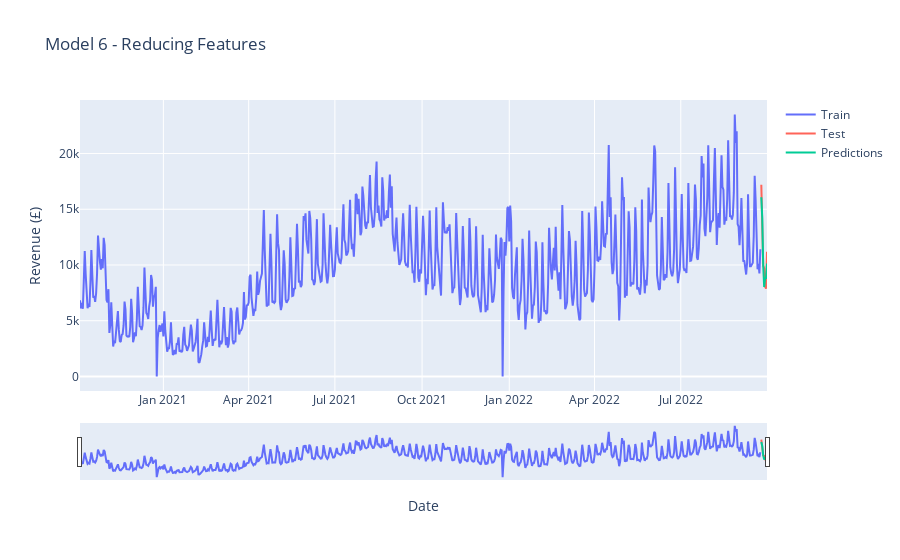

Notebook code cell kept with this figure:
### Code cell
bakery.full_lreg(independent_variables_6, train_daily['Total_Revenue'], X_test_daily,
                 train_daily, test_daily, 'Model 6 - Reducing Features',
                 test_daily['Total_Revenue'], 'daily forecast')

### Figure 1 — Plotly figure (JSON) as saved in the notebook; plotly's stock layout.template omitted (floating-point values rounded to 4 significant figures; data arrays with more than 128 entries replaced by an {"elided": "..."} marker saying what was removed)
{"data": [{"mode": "lines", "name": "Train", "type": "scatter", "x": {"elided": "719 str values"}, "y": {"elided": "719 float values"}}, {"line": {"color": "#FF6459"}, "mode": "lines", "name": "Test", "type": "scatter", "x": ["2022-09-24T00:00:00", "2022-09-25T00:00:00", "2022-09-26T00:00:00", "2022-09-27T00:00:00", "2022-09-28T00:00:00", "2022-09-29T00:00:00", "2022-09-30T00:00:00"], "y": [17190.0, 14180.0, 9933.0, 9718.0, 8070.0, 7877.0, 11180.0]}, {"mode": "lines", "name": "Predictions", "type": "scatter", "x": ["2022-09-24T00:00:00", "2022-09-25T00:00:00", "2022-09-26T00:00:00", "2022-09-27T00:00:00", "2022-09-28T00:00:00", "2022-09-29T00:00:00", "2022-09-30T00:00:00"], "y": [16080.0, 14250.0, 9965.0, 8024.0, 8790.0, 8821.0, 10130.0]}], "layout": {"title": {"text": "Model 6 - Reducing Features"}, "xaxis": {"rangeslider": {"visible": true}, "title": {"text": "Date"}}, "yaxis": {"title": {"text": "Revenue (£)"}}}}
